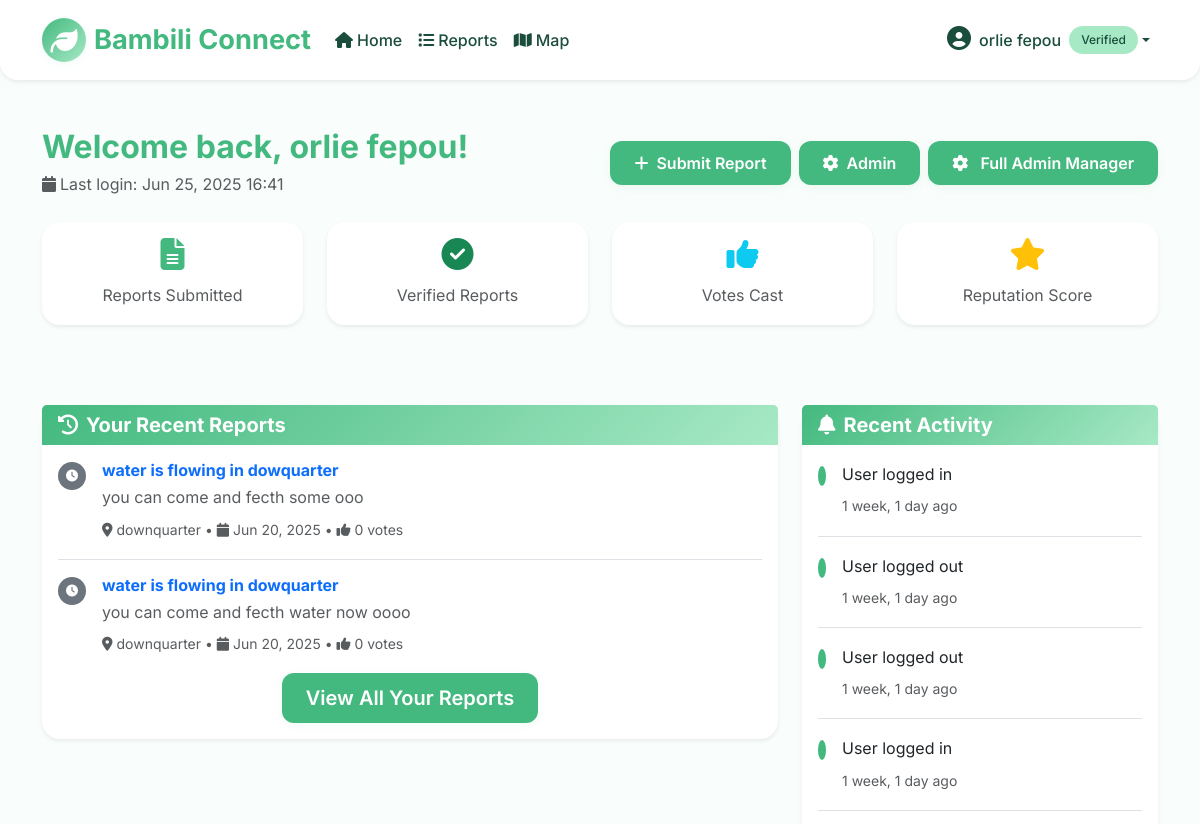
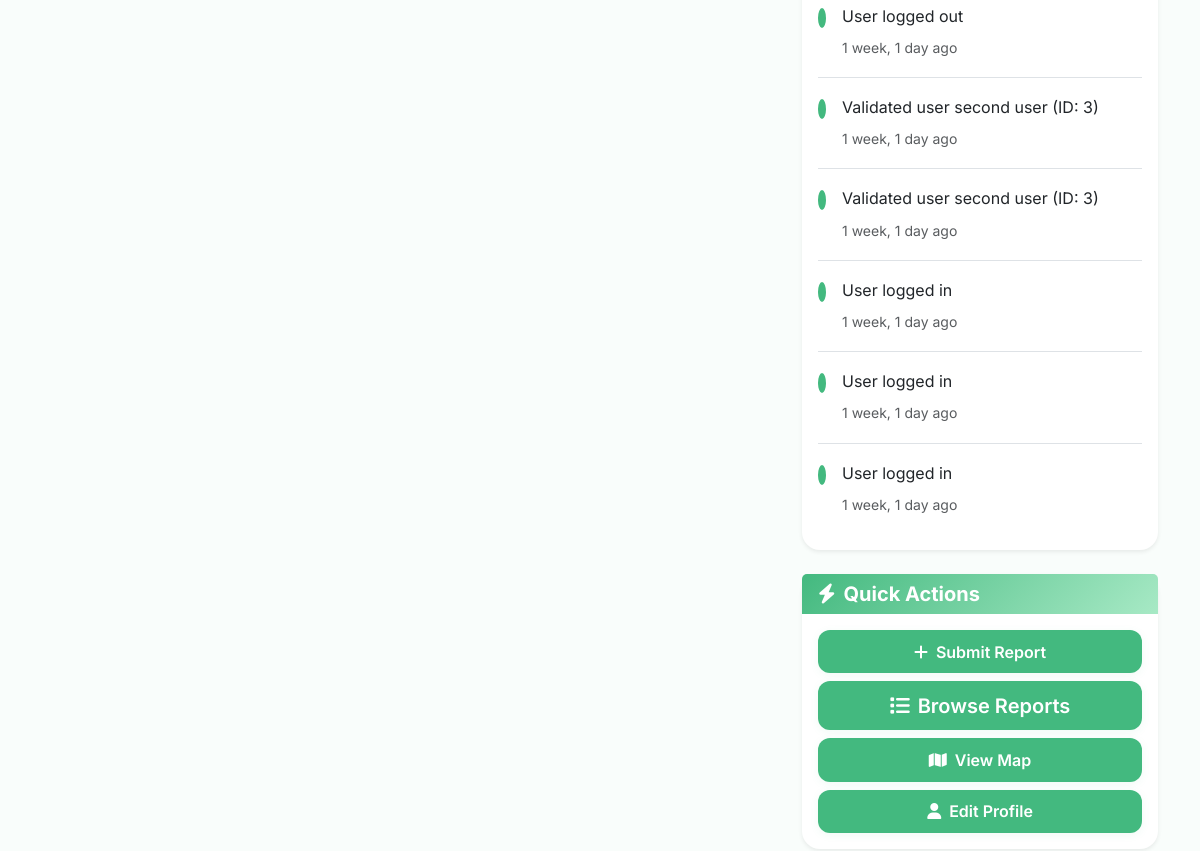
The app's page /dashboard/ (signed in, upper part), older data (2 pictures, top to bottom).
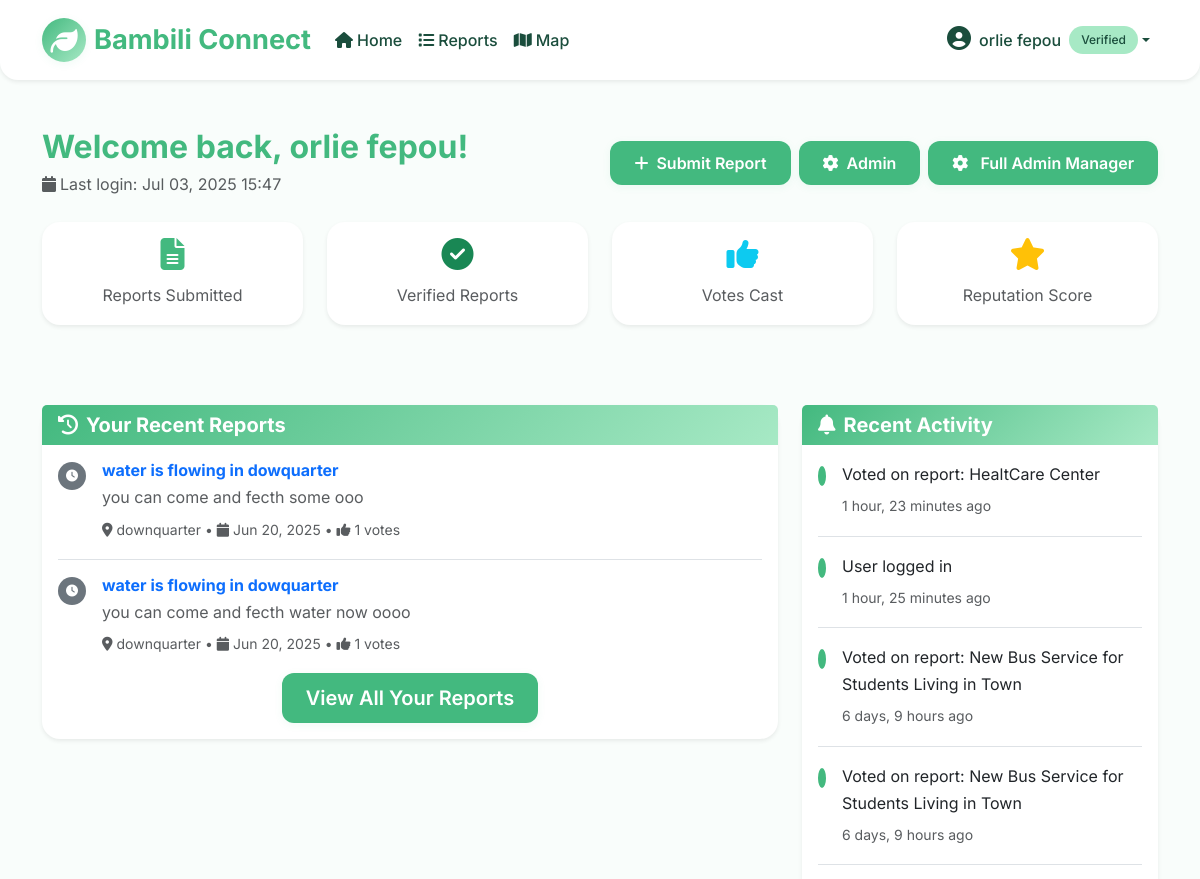
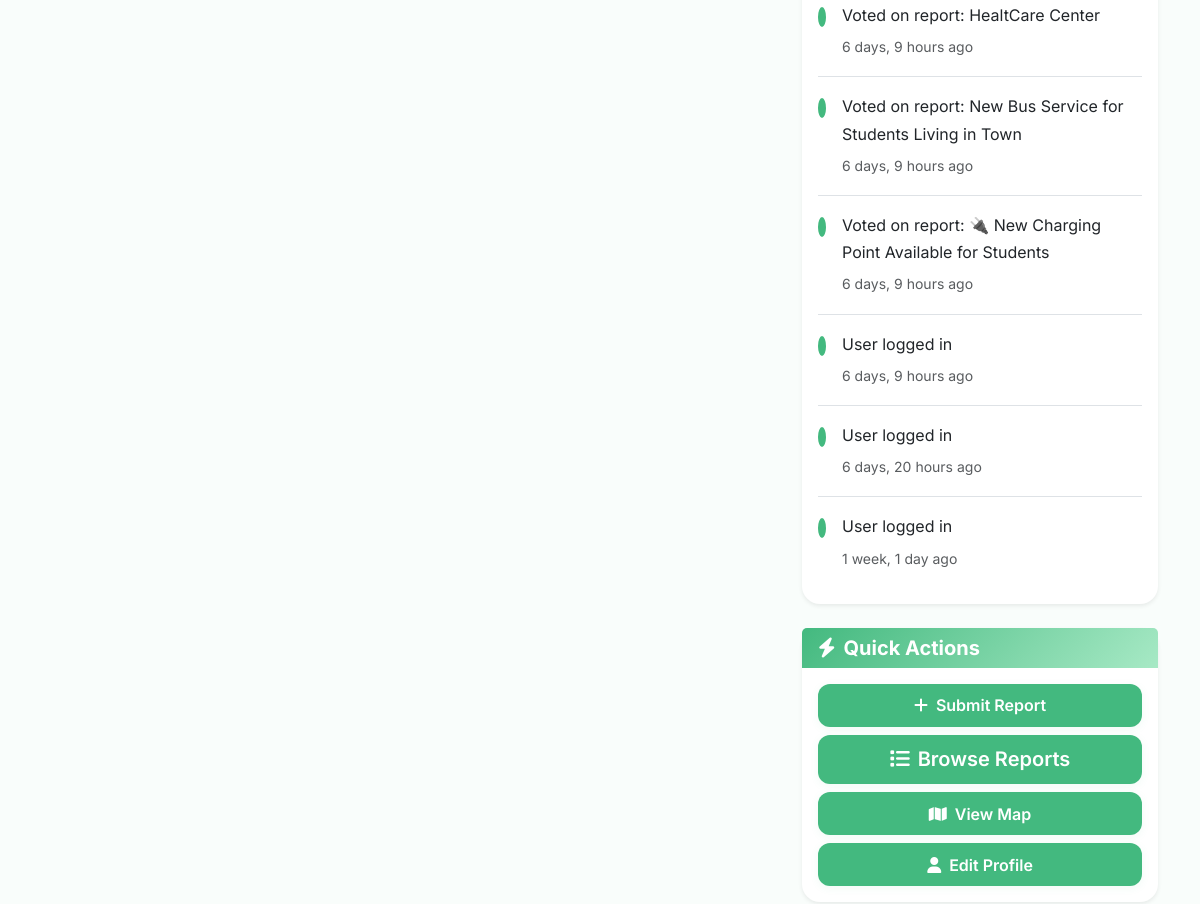
The same page, newer data (2 pictures, top to bottom).
### trustwave/models.py (models this page shows, shortened)
class CustomUser(AbstractUser):
    username = None
    full_name = models.CharField(max_length=255, help_text="Enter your full name as it appears on your ID")
    email = models.EmailField(_('email address'), unique=True)
    phone_number = models.CharField(
        max_length=15,
        validators=[RegexValidator(r'^\+?237\d{9}$', message="Phone number must be in Cameroon format: +237XXXXXXXXX")],
        unique=True,
        help_text="Enter your phone number in format: +237XXXXXXXXX"
    )
    profession = models.CharField(
        max_length=20,
        choices=ProfessionType.choices,
        default=ProfessionType.OTHER
    )
    neighborhood = models.CharField(
        max_length=255,
        help_text="Enter your specific neighborhood in Bambili (e.g., Mile 4, Ntarinkon, etc.)"
    )
    id_card = models.ImageField(
        upload_to=user_directory_path,
        validators=[FileExtensionValidator(allowed_extensions=['jpg', 'jpeg', 'png', 'pdf'])],
        help_text="Upload a clear photo of your National ID card (JPG, PNG, or PDF)"
    )
    supporting_doc = models.FileField(
        upload_to=user_directory_path,
        blank=True,
        null=True,
        validators=[FileExtensionValidator(allowed_extensions=['jpg', 'jpeg', 'png', 'pdf'])],
        help_text="Optional: Upload additional supporting document (JPG, PNG, or PDF)"
    )
    status = models.CharField(
        max_length=20,
        choices=AccountStatus.choices,
        default=AccountStatus.PENDING
    )
    created_at = models.DateTimeField(auto_now_add=True)
    updated_at = models.DateTimeField(auto_now=True)
    last_login_ip = models.GenericIPAddressField(blank=True, null=True)
    is_admin = models.BooleanField(default=False)
    approved_by = models.ForeignKey(
        'self',
        on_delete=models.SET_NULL,
        blank=True,
        null=True,
        related_name='approved_users'
    )
    approved_at = models.DateTimeField(blank=True, null=True)
    rejection_reason = models.TextField(blank=True, null=True)
    objects = CustomUserManager()
    USERNAME_FIELD = 'email'
    REQUIRED_FIELDS = ['full_name', 'phone_number', 'profession', 'neighborhood']
    @property
    def can_post_reports(self):
        return self.is_verified and self.status != AccountStatus.SUSPENDED

class Report(models.Model):
    title = models.CharField(max_length=255)
    description = models.TextField(help_text="Provide detailed information about the situation")
    location = models.CharField(
        max_length=255,
        help_text="Specific location within Bambili (e.g., Mile 4 Junction, Ntarinkon Market)"
    )
    category = models.CharField(
        max_length=20,
        choices=ReportCategory.choices,
        default=ReportCategory.OTHER
    )
    urgency = models.CharField(
        max_length=10,
        choices=UrgencyLevel.choices,
        default=UrgencyLevel.LOW
    )
    latitude = models.FloatField(
        null=True,
        blank=True,
        help_text="Latitude coordinate of the report location"
    )
    longitude = models.FloatField(
        null=True,
        blank=True,
        help_text="Longitude coordinate of the report location"
    )
    image = models.ImageField(
        upload_to=report_directory_path,
        blank=True,
        null=True,
        validators=[FileExtensionValidator(allowed_extensions=['jpg', 'jpeg', 'png'])],
        help_text="Upload a photo as proof (JPG or PNG)"
    )
    video = models.FileField(
        upload_to=report_directory_path,
        blank=True,
        null=True,
        validators=[FileExtensionValidator(allowed_extensions=['mp4', 'mov', 'avi'])],
        help_text="Upload a video as proof (MP4, MOV, or AVI)"
    )
    document = models.FileField(
        upload_to=report_directory_path,
        blank=True,
        null=True,
        validators=[FileExtensionValidator(allowed_extensions=['pdf', 'doc', 'docx'])],
        help_text="Upload a document as proof (PDF, DOC, or DOCX)"
    )
    latitude = models.DecimalField(max_digits=9, decimal_places=6, blank=True, null=True)
    longitude = models.DecimalField(max_digits=9, decimal_places=6, blank=True, null=True)
    user = models.ForeignKey(CustomUser, on_delete=models.CASCADE, related_name='reports')
    created_at = models.DateTimeField(auto_now_add=True)
    updated_at = models.DateTimeField(auto_now=True)
    is_verified = models.BooleanField(default=False)
    is_active = models.BooleanField(default=True)
    class Meta:
        ordering = ['-created_at']
        indexes = [
            models.Index(fields=['category', 'created_at']),
            models.Index(fields=['location', 'created_at']),
            models.Index(fields=['is_verified', 'created_at']),
        ]
    @property
    def vote_count(self):
        return self.votes.count()

class UserActivity(models.Model):
    ACTIVITY_TYPES = [
        ('login', 'Login'),
        ('logout', 'Logout'),
        ('report_created', 'Report Created'),
        ('report_updated', 'Report Updated'),
        ('vote_cast', 'Vote Cast'),
        ('question_asked', 'Question Asked'),
        ('profile_updated', 'Profile Updated'),
    ]
    user = models.ForeignKey(CustomUser, on_delete=models.CASCADE, related_name='activities')
    activity_type = models.CharField(max_length=20, choices=ACTIVITY_TYPES)
    description = models.TextField()
    ip_address = models.GenericIPAddressField()
    timestamp = models.DateTimeField(auto_now_add=True)
    class Meta:
        ordering = ['-timestamp']
        indexes = [
            models.Index(fields=['user', 'timestamp']),
            models.Index(fields=['activity_type', 'timestamp']),
        ]

### trustwave/views.py (the view)
# urls.py: path('dashboard/', views.dashboard, name='dashboard'),
@login_required
def dashboard(request):
    user = request.user
    user_reports = Report.objects.filter(user=user).order_by('-created_at')[:5]
    stats = {
        'total_reports': Report.objects.filter(user=user).count(),
        'verified_reports': Report.objects.filter(user=user, is_verified=True).count(),
        'total_votes_received': ReportVote.objects.filter(report__user=user).count(),
        'questions_received': UserQuestion.objects.filter(report__user=user).count(),
    }
    recent_activities = UserActivity.objects.filter(user=user).order_by('-timestamp')[:10]
    context = {
        'user_reports': user_reports,
        'stats': stats,
        'recent_activities': recent_activities,
    }
    return render(request, 'trustwave/dashboard.html', context)

### templates/trustwave/dashboard.html (shortened to what the changed rows need)
{% extends 'base.html' %}
{% load widget_tweaks %}
{% block content %}
<div class="container py-5">
    <div class="row">
        <div class="col-lg-12 mb-4">
            <div class="d-flex justify-content-between align-items-center">
                <div>
                    <h2 class="fw-bold text-primary mb-1">Welcome back, {{ user.full_name }}!</h2>
                    <p class="text-muted mb-0">
                        <i class="fas fa-calendar me-1"></i>Last login: {{ user.last_login|date:"M d, Y H:i" }}
                    </p>
                </div>
            </div>
        </div>
    </div>
    <div class="row">
        <div class="col-lg-8 mb-4">
            <div class="card border-0 shadow-sm">
                <div class="card-body">
                    {% if user_reports %}
                        {% for report in user_reports %}
                            <div class="d-flex align-items-start mb-3 {% if not forloop.last %}border-bottom pb-3{% endif %}">
                                <div class="flex-shrink-0 me-3">
                                    {% if report.is_verified %}
                                        <div class="badge bg-success rounded-circle p-2">
                                            <i class="fas fa-check"></i>
                                        </div>
                                    {% else %}
                                        <div class="badge bg-secondary rounded-circle p-2">
                                            <i class="fas fa-clock"></i>
                                        </div>
                                    {% endif %}
                                </div>
                                <div class="flex-grow-1">
                                    <h6 class="fw-bold mb-1">
                                        <a href="{% url 'trustwave:report_detail' report.pk %}" class="text-decoration-none">
                                            {{ report.title }}
                                        </a>
                                    </h6>
                                    <p class="text-muted mb-1">{{ report.description|truncatewords:15 }}</p>
                                    <small class="text-muted">
                                        <i class="fas fa-map-marker-alt me-1"></i>{{ report.location }} •
                                        <i class="fas fa-calendar me-1"></i>{{ report.created_at|date:"M d, Y" }} •
                                        <i class="fas fa-thumbs-up me-1"></i>{{ report.vote_count }} votes
                                    </small>
                                </div>
                            </div>
                        {% endfor %}
                    {% endif %}
                </div>
            </div>
        </div>
        <div class="col-lg-4">
            <div class="card border-0 shadow-sm mb-4">
                <div class="card-body">
                    {% if recent_activities %}
                        {% for activity in recent_activities %}
                            <div class="d-flex align-items-start mb-3 {% if not forloop.last %}border-bottom pb-3{% endif %}">
                                <div class="flex-shrink-0 me-3">
                                    <div class="badge bg-primary rounded-circle p-1">
                                    </div>
                                </div>
                                <div class="flex-grow-1">
                                    <p class="mb-1">{{ activity.description }}</p>
                                    <small class="text-muted">{{ activity.timestamp|timesince }} ago</small>
                                </div>
                            </div>
                        {% endfor %}
                    {% else %}
                        <div class="text-center py-3">
                            <i class="fas fa-history fa-2x text-muted mb-2"></i>
                            <p class="text-muted mb-0">No recent activity</p>
                        </div>
                    {% endif %}
                </div>
            </div>
        </div>
    </div>
</div>
{% endblock %}

### templates/base.html (shortened to what this page needs)
<!DOCTYPE html>
<html lang="en">
<head>
    <link href="https://cdn.jsdelivr.net/npm/bootstrap@5.3.0/dist/css/bootstrap.min.css" rel="stylesheet">
    <link href="https://cdnjs.cloudflare.com/ajax/libs/font-awesome/6.4.0/css/all.min.css" rel="stylesheet">
    <link rel="stylesheet" href="https://unpkg.com/leaflet@1.9.4/dist/leaflet.css" />
    <link href="{% load static %}{% static 'css/base.css' %}" rel="stylesheet">
    <link href="{% static 'css/styles.css' %}" rel="stylesheet">
</head>
<body>
    <nav class="navbar navbar-expand-lg shadow-sm sticky-top">
        <div class="container">
            <a class="navbar-brand d-flex align-items-center" href="{% url 'trustwave:home' %}">
                <div class="logo-icon me-2">
                    <i class="fas fa-leaf"></i>
                </div>
                <span class="fw-bold">Bambili Connect</span>
            </a>
            <div class="collapse navbar-collapse" id="navbarNav">
                <ul class="navbar-nav me-auto">
                    <li class="nav-item">
                        <a class="nav-link" href="{% url 'trustwave:home' %}"><i class="fas fa-home me-1"></i>Home</a>
                    </li>
                    <li class="nav-item">
                        <a class="nav-link" href="{% url 'trustwave:report_list' %}"><i class="fas fa-list me-1"></i>Reports</a>
                    </li>
                    <li class="nav-item">
                        <a class="nav-link" href="{% url 'trustwave:map_view' %}"><i class="fas fa-map me-1"></i>Map</a>
                    </li>
                </ul>
                <ul class="navbar-nav">
                    {% if user.is_authenticated %}
                        <li class="nav-item dropdown">
                            <a class="nav-link dropdown-toggle d-flex align-items-center" href="#" id="navbarDropdown" role="button" data-bs-toggle="dropdown">
                                <div class="user-avatar me-2">
                                    <i class="fas fa-user-circle"></i>
                                </div>
                                {{ user.full_name|truncatechars:15 }}
                                {% if user.status == 'pending' %}
                                    <span class="badge status-badge-pending ms-2">Pending</span>
                                {% elif user.status == 'validated' %}
                                    <span class="badge status-badge-validated ms-2">Verified</span>
                                {% endif %}
                            </a>
                        </li>
                    {% endif %}
                </ul>
            </div>
        </div>
    </nav>
    <main>
        {% block content %}{% endblock %}
    </main>
    <script src="{% load static %}{% static 'js/main.js' %}"></script>
</body>
</html>

Row changes from the older to the newer data that the page shows:
no longer on this page (row unchanged): UserActivity: description "User logged out", timestamp "1 week, 1 day"
no longer on this page (row unchanged): UserActivity: description "User logged out", timestamp "1 week, 1 day"
no longer on this page (row unchanged): UserActivity: description "User logged in", timestamp "1 week, 1 day"
no longer on this page (row unchanged): UserActivity: description "User logged out", timestamp "1 week, 1 day"
no longer on this page (row unchanged): UserActivity: description "Validated user second user (ID: 3)", timestamp "1 week, 1 day"
no longer on this page (row unchanged): UserActivity: description "Validated user second user (ID: 3)", timestamp "1 week, 1 day"
no longer on this page (row unchanged): UserActivity: description "User logged in", timestamp "1 week, 1 day"
no longer on this page (row unchanged): UserActivity: description "User logged in", timestamp "1 week, 1 day"
no longer on this page (row unchanged): UserActivity: description "User logged in", timestamp "1 week, 1 day"
changed CustomUser "orlie fepou": last_login "Jun 25, 2025 16:41" → "Jul 03, 2025 15:47"
computed for Report "you can come and fecth some ooo": vote_count "0" → "1"
computed for Report "you can come and fecth water now oooo": vote_count "0" → "1"
added UserActivity: description "Voted on report: HealtCare Center", timestamp "1 hour, 23 minutes"
added UserActivity: description "User logged in", timestamp "1 hour, 25 minutes"
added UserActivity: description "Voted on report: New Bus Service for Students Living in Town", timestamp "6 days, 9 hours"
added UserActivity: description "Voted on report: New Bus Service for Students Living in Town", timestamp "6 days, 9 hours"
added UserActivity: description "Voted on report: HealtCare Center", timestamp "6 days, 9 hours"
added UserActivity: description "Voted on report: New Bus Service for Students Living in Town", timestamp "6 days, 9 hours"
added UserActivity: description "Voted on report: 🔌 New Charging Point Available for Students", timestamp "6 days, 9 hours"
added UserActivity: description "User logged in", timestamp "6 days, 9 hours"
added UserActivity: description "User logged in", timestamp "6 days, 20 hours"
